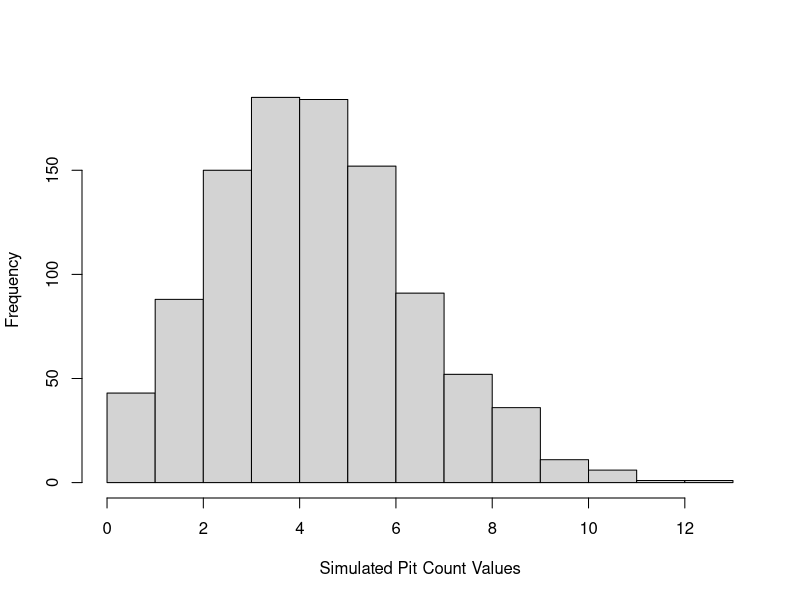
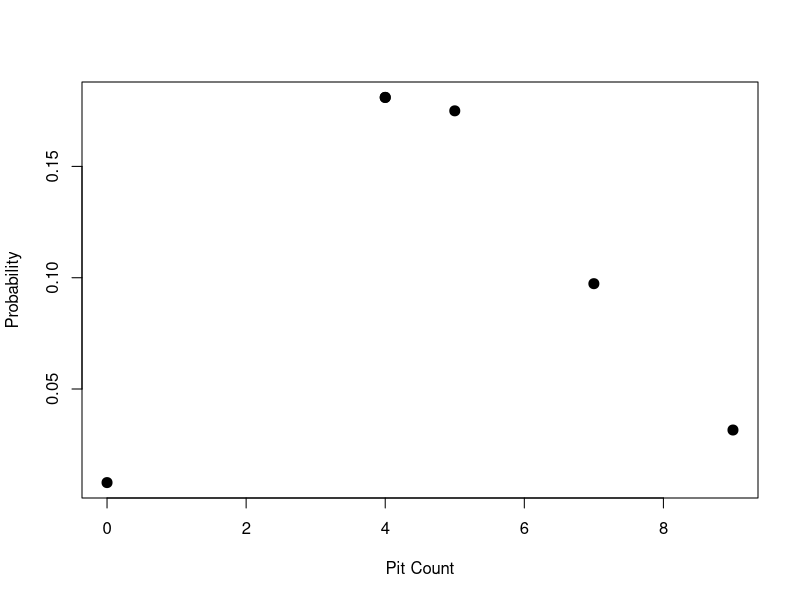
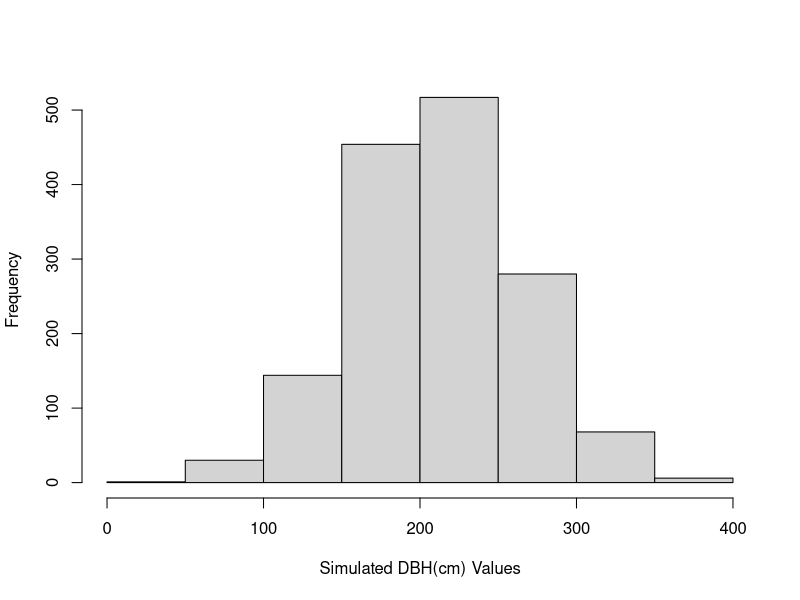
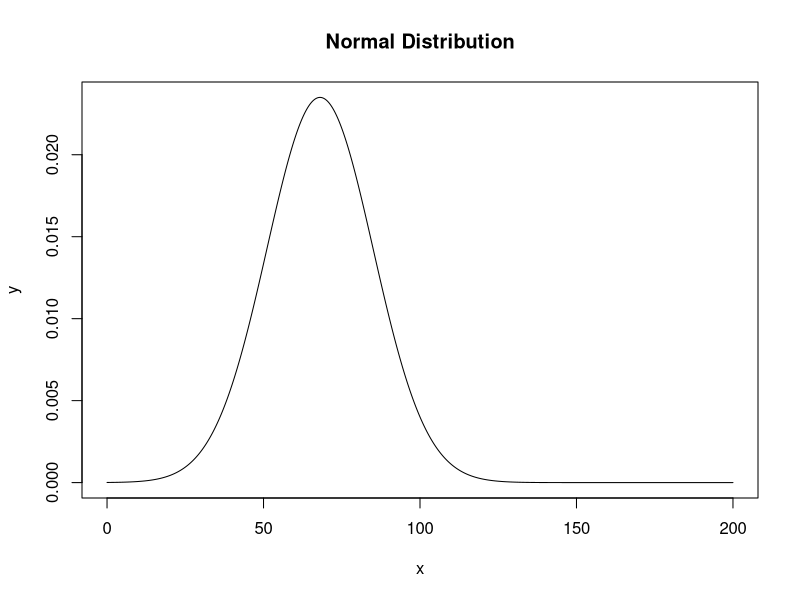

The R script that drew these images, in order:
## ---- chunk 1
knitr::opts_chunk$set(echo = TRUE)
## ---- chunk 2
pits <- c(4,7,9,4,5,0)
## ---- chunk 3
mean(pits)
## ---- chunk 4

simpits = rpois(n=1000, lambda = mean(pits))
hist(simpits, xlab = "Simulated Pit Count Values", main="")
## ---- chunk 5
#compare this to the probability function noted above
exp(-mean(pits))*mean(pits)^7/factorial(7)
## ---- chunk 6
dpois(x = 7, lambda = mean(pits))

## ---- chunk 7
plot(pits, dpois(x = pits, lambda = mean(pits)), pch=20, cex=2, xlab = "Pit Count", ylab = "Probability")

## ---- chunk 8
x <- c(272,272,236,154,256,156,143,269,205,175)

## ---- chunk 9
pi

## ---- chunk 10
x/pi

## ---- chunk 11
dbh <- x/pi

## ---- chunk 12

sim_dbh <- rnorm(n=1500, mean=mean(x), sd=sd(x))
## ---- chunk 13
head(sim_dbh)
## ---- chunk 14
tail(sim_dbh)
## ---- chunk 15
length(sim_dbh)
## ---- chunk 16

hist(sim_dbh, xlab = "Simulated DBH(cm) Values", main="")
## ---- chunk 17

x = seq(0,200,.1)
y = dnorm(x, mean=mean(dbh), sd=sd(dbh))
plot(x,y, type="l", main="Normal Distribution")

## ---- chunk 18
pnorm(q=100, mean = mean(dbh), sd=sd(dbh), lower.tail = FALSE)
## ---- chunk 19
(dbh - mean(dbh)) / sd(dbh)
## ---- chunk 20

(100 - mean(dbh)) / sd(dbh)
## ---- chunk 21
pnorm(1.881457, lower.tail=FALSE)

